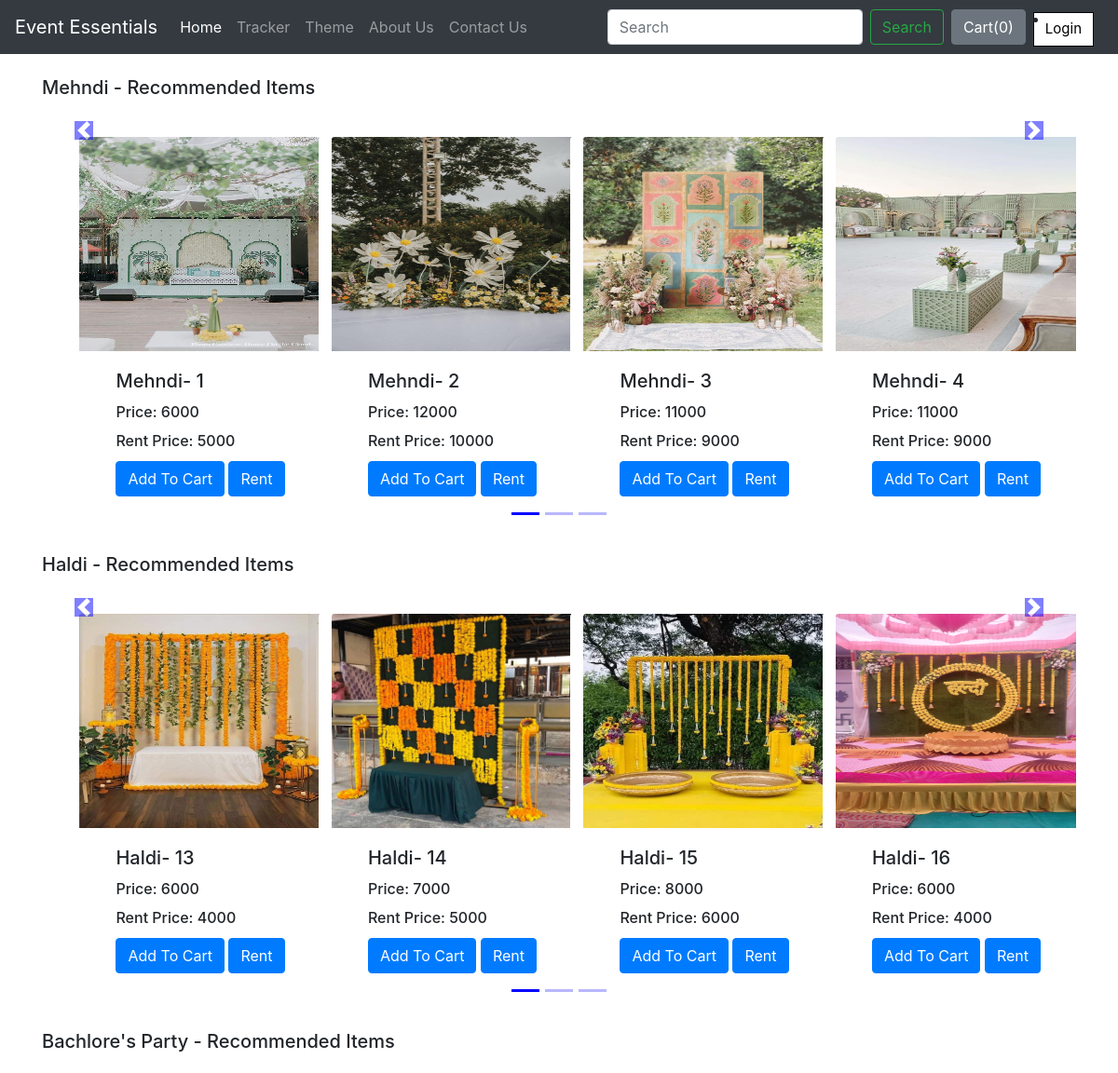
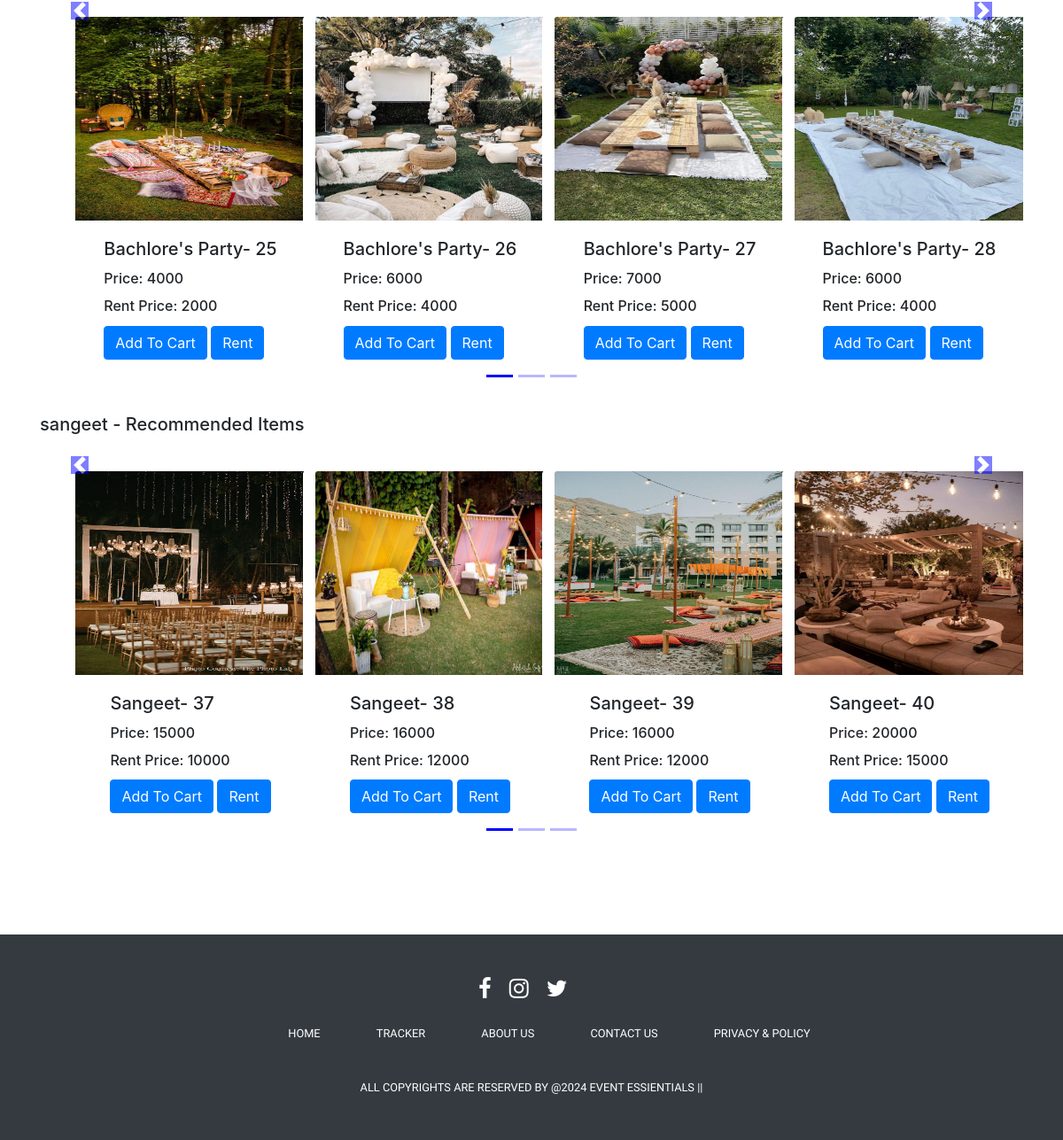
Screenshot of /shop/theme/ with the database file from the repository (2 pictures, top to bottom).
### shop/models.py (models this page shows, shortened)
class ThemeProduct(models.Model):
    theme_product_id = models.AutoField(primary_key=True)
    theme_product_name = models.CharField(max_length=50)
    theme_category = models.CharField(max_length=50,default="")
    theme_rent_price = models.IntegerField(default=0)
    theme_price = models.IntegerField(default=0)
    theme_pub_date = models.DateField()
    theme_image = models.ImageField(upload_to="shop/images",default="")

### shop/views.py (the view)
# urls.py: path('theme/', views.theme, name='theme'),
def theme(request):
    allProds = []
    catprods = ThemeProduct.objects.values('theme_category').distinct()
    cats = [item['theme_category'] for item in catprods]
    for cat in cats:
        prod = ThemeProduct.objects.filter(theme_category=cat)
        n = len(prod)
        nSlides = n // 4 + ceil((n / 4) - (n // 4))
        allProds.append([prod, range(1, nSlides), nSlides])
    params = {'allProds': allProds}
    return render(request, "shop/theme.html", params)

### shop/templates/shop/theme.html (shortened to what this page needs)
{% extends 'shop/basic.html' %}
{% block body %}
{% load static %}
<div class="container">
  {% for product, range, nSlides in allProds %}
  <h5 class="my-4"> {{product.0.theme_category}} - Recommended Items</h5>
  <div class="row">
      <div id="demo{{forloop.counter}}" class="col carousel slide my-3" data-ride="carousel">
          <ul class="carousel-indicators">
              <li data-target="#demo{{forloop.counter}}" data-slide-to="0" class="active"></li>
              {% for i in range %}
              <li data-target="#demo{{forloop.parentloop.counter}}" data-slide-to="{{i}}"></li>
              {% endfor %}
          </ul>
          <div class="container carousel-inner no-padding">
              <div class="carousel-item active">
                  {% for i in product %}
                  <div class="col-xs-3 col-sm-3 col-md-3">
                      <div class="card align-items-center" style="width: 18rem;">
                        <img src='/media/{{i.theme_image}}'  class="card-img-top" ></a>
                          <div class="card-body">
                              <h5 class="card-title" id="namepr{{i.theme_product_id}}">{{i.theme_product_name}}- {{i.theme_product_id}}</h5>
                              <h6 class="card-title" >Price: <span id="pricepr{{i.theme_product_id}}">{{i.theme_price}} </span></h6>
                              <h6 class="card-title" >Rent Price: <span id="rentpricepr{{i.theme_product_id}}">{{i.theme_rent_price}} </span></h6>
                              <span id="divpr{{i.theme_product_id}}" class="divpr">
                                  <button id="pr{{i.theme_product_id}}" class="btn btn-primary cart">Add To Cart</button> </span>
                                  <a href="/shop/rent"><button  class="btn btn-primary rent">Rent</button></a>
                          </div>
                      </div>
                  </div>
                  {% if forloop.counter|divisibleby:4 and forloop.counter > 0 and not forloop.last %}
              </div>
                  {% endif %}
                  {% endfor %}
          </div>
      </div>
      <a class="carousel-control-prev" href="#demo{{forloop.counter}}" data-slide="prev">
          <span class="carousel-control-prev-icon"></span>
      </a>
      <a class="carousel-control-next" href="#demo{{forloop.counter}}" data-slide="next">
          <span class="carousel-control-next-icon"></span>
      </a>
  </div>
  {% endfor %}
</div>
{% endblock %}

### shop/templates/shop/basic.html (style rules this page uses)
body { margin: 0; overflow-x: hidden; }

### rows the page displays
ThemeProduct: theme_category "Mehndi", theme_image (picture), theme_product_name "Mehndi", theme_product_id "1", theme_price "6000", theme_rent_price "5000"
ThemeProduct: theme_image (picture), theme_product_name "Mehndi", theme_product_id "2", theme_price "12000", theme_rent_price "10000"
ThemeProduct: theme_image (picture), theme_product_name "Mehndi", theme_product_id "3", theme_price "11000", theme_rent_price "9000"
ThemeProduct: theme_image (picture), theme_product_name "Mehndi", theme_product_id "4", theme_price "11000", theme_rent_price "9000"
ThemeProduct: theme_category "Haldi", theme_image (picture), theme_product_name "Haldi", theme_product_id "13", theme_price "6000", theme_rent_price "4000"
ThemeProduct: theme_image (picture), theme_product_name "Haldi", theme_product_id "14", theme_price "7000", theme_rent_price "5000"
ThemeProduct: theme_image (picture), theme_product_name "Haldi", theme_product_id "15", theme_price "8000", theme_rent_price "6000"
ThemeProduct: theme_image (picture), theme_product_name "Haldi", theme_product_id "16", theme_price "6000", theme_rent_price "4000"
ThemeProduct: theme_category "Bachlore's Party", theme_image (picture), theme_product_name "Bachlore's Party", theme_product_id "25", theme_price "4000", theme_rent_price "2000"
ThemeProduct: theme_image (picture), theme_product_name "Bachlore's Party", theme_product_id "26", theme_price "6000", theme_rent_price "4000"
ThemeProduct: theme_image (picture), theme_product_name "Bachlore's Party", theme_product_id "27", theme_price "7000", theme_rent_price "5000"
ThemeProduct: theme_image (picture), theme_product_name "Bachlore's Party", theme_product_id "28", theme_price "6000", theme_rent_price "4000"
ThemeProduct: theme_category "sangeet", theme_image (picture), theme_product_name "Sangeet", theme_product_id "37", theme_price "15000", theme_rent_price "10000"
ThemeProduct: theme_image (picture), theme_product_name "Sangeet", theme_product_id "38", theme_price "16000", theme_rent_price "12000"
ThemeProduct: theme_image (picture), theme_product_name "Sangeet", theme_product_id "39", theme_price "16000", theme_rent_price "12000"
ThemeProduct: theme_image (picture), theme_product_name "Sangeet", theme_product_id "40", theme_price "20000", theme_rent_price "15000"
